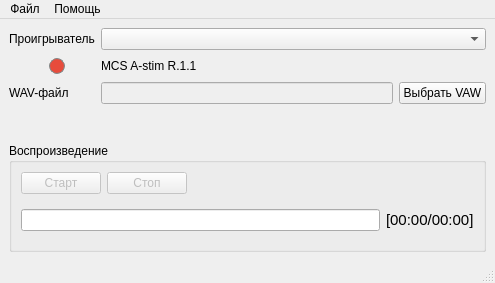
<?xml version="1.0" encoding="UTF-8"?>
<ui version="4.0">
 <class>MainWindow</class>
 <widget class="QMainWindow" name="MainWindow">
  <property name="geometry">
   <rect>
    <x>0</x>
    <y>0</y>
    <width>495</width>
    <height>283</height>
   </rect>
  </property>
  <property name="windowTitle">
   <string>FFR Wav Player</string>
  </property>
  <property name="windowIcon">
   <iconset resource="resources.qrc">
    <normaloff>:/images/icon.png</normaloff>:/images/icon.png</iconset>
  </property>
  <widget class="QWidget" name="centralwidget">
   <layout class="QVBoxLayout" name="verticalLayout_2">
    <item>
     <layout class="QVBoxLayout" name="verticalLayout">
      <item>
       <layout class="QFormLayout" name="formLayout">
        <item row="0" column="0">
         <widget class="QLabel" name="labelDevicePlayer">
          <property name="text">
           <string>Проигрыватель</string>
          </property>
         </widget>
        </item>
        <item row="0" column="1">
         <widget class="QComboBox" name="comboBoxOutputDevices"/>
        </item>
        <item row="2" column="0">
         <widget class="QLabel" name="label_2">
          <property name="text">
           <string>WAV-файл</string>
          </property>
         </widget>
        </item>
        <item row="2" column="1">
         <layout class="QHBoxLayout" name="horizontalLayout">
          <item>
           <widget class="QLineEdit" name="lineEditPathToWav">
            <property name="enabled">
             <bool>false</bool>
            </property>
           </widget>
          </item>
          <item>
           <widget class="QPushButton" name="pushButtonSelectWav">
            <property name="text">
             <string>Выбрать VAW</string>
            </property>
           </widget>
          </item>
         </layout>
        </item>
        <item row="1" column="1">
         <widget class="QLabel" name="labelPlayer">
          <property name="text">
           <string>MCS A-stim R.1.1</string>
          </property>
         </widget>
        </item>
        <item row="1" column="0">
         <layout class="QHBoxLayout" name="horizontalLayout_4">
          <item>
           <spacer name="horizontalSpacer_2">
            <property name="orientation">
             <enum>Qt::Orientation::Horizontal</enum>
            </property>
            <property name="sizeHint" stdset="0">
             <size>
              <width>40</width>
              <height>20</height>
             </size>
            </property>
           </spacer>
          </item>
          <item>
           <widget class="QLabel" name="labelStatePlayer">
            <property name="sizePolicy">
             <sizepolicy hsizetype="Fixed" vsizetype="Fixed">
              <horstretch>0</horstretch>
              <verstretch>0</verstretch>
             </sizepolicy>
            </property>
            <property name="minimumSize">
             <size>
              <width>16</width>
              <height>16</height>
             </size>
            </property>
            <property name="maximumSize">
             <size>
              <width>16</width>
              <height>16</height>
             </size>
            </property>
            <property name="styleSheet">
             <string notr="true">background-color: #e74c3c;
            border-radius: 8px;
            border: 1px solid #7f8c8d;</string>
            </property>
            <property name="text">
             <string/>
            </property>
            <property name="alignment">
             <set>Qt::AlignmentFlag::AlignCenter</set>
            </property>
           </widget>
          </item>
         </layout>
        </item>
       </layout>
      </item>
      <item>
       <widget class="QGroupBox" name="groupBox">
        <property name="title">
         <string>Воспроизведение</string>
        </property>
        <layout class="QVBoxLayout" name="verticalLayout_4">
         <item>
          <layout class="QVBoxLayout" name="verticalLayout_3">
           <item>
            <layout class="QHBoxLayout" name="horizontalLayout_2">
             <item>
              <widget class="QPushButton" name="pushButtonStart">
               <property name="enabled">
                <bool>false</bool>
               </property>
               <property name="text">
                <string>Старт</string>
               </property>
              </widget>
             </item>
             <item>
              <widget class="QPushButton" name="pushButtonStop">
               <property name="enabled">
                <bool>false</bool>
               </property>
               <property name="text">
                <string>Стоп</string>
               </property>
              </widget>
             </item>
             <item>
              <spacer name="horizontalSpacer">
               <property name="orientation">
                <enum>Qt::Orientation::Horizontal</enum>
               </property>
               <property name="sizeHint" stdset="0">
                <size>
                 <width>40</width>
                 <height>20</height>
                </size>
               </property>
              </spacer>
             </item>
            </layout>
           </item>
           <item>
            <layout class="QHBoxLayout" name="horizontalLayout_3">
             <item>
              <widget class="QProgressBar" name="RecPlaybackBar">
               <property name="font">
                <font>
                 <kerning>true</kerning>
                </font>
               </property>
               <property name="autoFillBackground">
                <bool>false</bool>
               </property>
               <property name="styleSheet">
                <string notr="true">QProgressBar {
        text-align: center;
        padding: 0px;
    }
    QProgressBar::chunk {
        background-color: #2ecc71;
        margin: 0px;
    }</string>
               </property>
               <property name="value">
                <number>0</number>
               </property>
               <property name="format">
                <string/>
               </property>
              </widget>
             </item>
             <item>
              <widget class="QLabel" name="labelTimeCounter">
               <property name="sizePolicy">
                <sizepolicy hsizetype="Fixed" vsizetype="Preferred">
                 <horstretch>0</horstretch>
                 <verstretch>0</verstretch>
                </sizepolicy>
               </property>
               <property name="maximumSize">
                <size>
                 <width>150</width>
                 <height>16777215</height>
                </size>
               </property>
               <property name="font">
                <font>
                 <pointsize>11</pointsize>
                </font>
               </property>
               <property name="text">
                <string>[00:00/00:00]</string>
               </property>
              </widget>
             </item>
            </layout>
           </item>
          </layout>
         </item>
        </layout>
       </widget>
      </item>
     </layout>
    </item>
   </layout>
  </widget>
  <widget class="QMenuBar" name="menubar">
   <property name="geometry">
    <rect>
     <x>0</x>
     <y>0</y>
     <width>495</width>
     <height>33</height>
    </rect>
   </property>
   <widget class="QMenu" name="menuFile">
    <property name="title">
     <string>Файл</string>
    </property>
    <addaction name="actionExit"/>
   </widget>
   <widget class="QMenu" name="menu">
    <property name="title">
     <string>Помощь</string>
    </property>
    <addaction name="action"/>
   </widget>
   <addaction name="menuFile"/>
   <addaction name="menu"/>
  </widget>
  <widget class="QStatusBar" name="statusbar"/>
  <action name="actionExit">
   <property name="text">
    <string>Выход</string>
   </property>
  </action>
  <action name="action">
   <property name="text">
    <string>О программе</string>
   </property>
  </action>
 </widget>
 <resources>
  <include location="resources.qrc"/>
 </resources>
 <connections/>
</ui>
